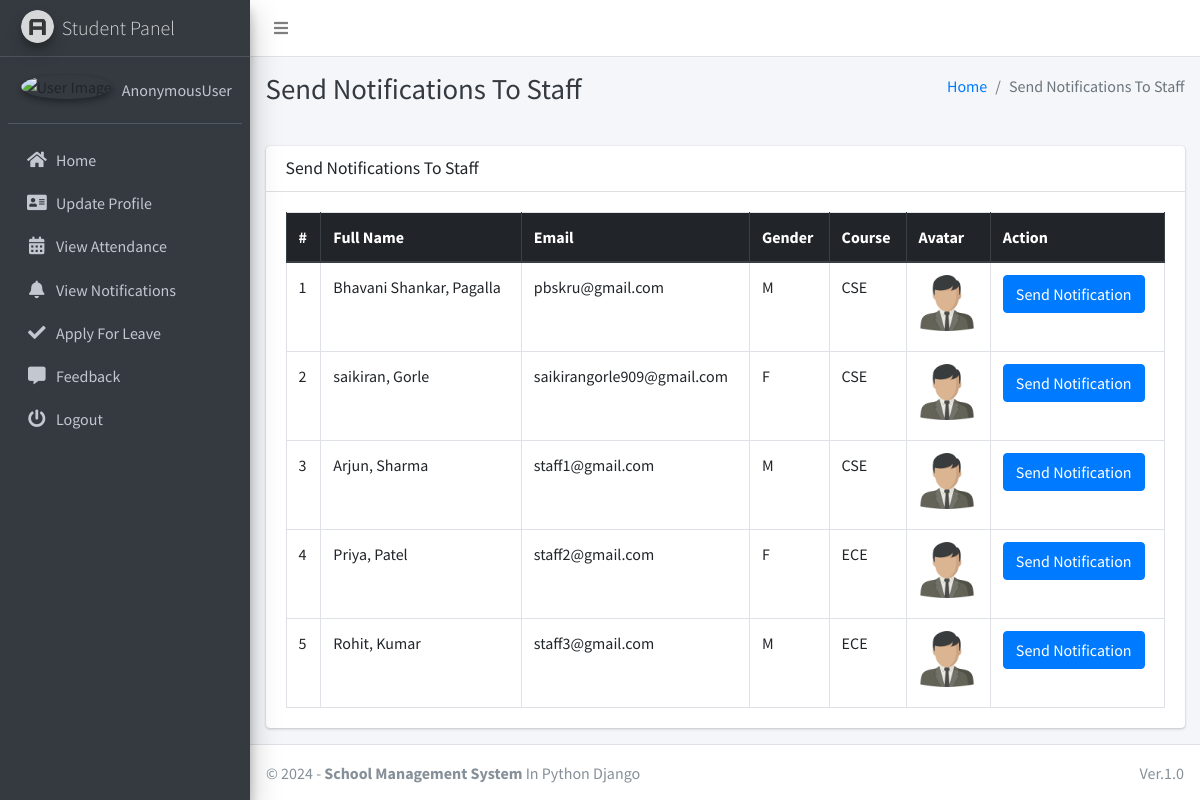
The page /admin_notify_staff on the database its author committed.
### main_app/models.py (models this page shows, shortened)
class CustomUser(AbstractUser):
    USER_TYPE = ((1, "HOD"), (2, "Staff"), (3, "Student"))
    GENDER = [("M", "Male"), ("F", "Female")]
    username = None  # Removed username, using email instead
    email = models.EmailField(unique=True)
    user_type = models.CharField(default=1, choices=USER_TYPE, max_length=1)
    gender = models.CharField(max_length=1, choices=GENDER)
    profile_pic = models.ImageField()
    address = models.TextField()
    fcm_token = models.TextField(default="")  # For firebase notifications
    created_at = models.DateTimeField(auto_now_add=True)
    updated_at = models.DateTimeField(auto_now=True)
    USERNAME_FIELD = "email"
    REQUIRED_FIELDS = []
    objects = CustomUserManager()

class Staff(models.Model):
    course = models.ForeignKey(Course, on_delete=models.DO_NOTHING, null=True, blank=False)
    admin = models.OneToOneField(CustomUser, on_delete=models.CASCADE)

class Course(models.Model):
    name = models.CharField(max_length=120)
    created_at = models.DateTimeField(auto_now_add=True)
    updated_at = models.DateTimeField(auto_now=True)

### main_app/hod_views.py (the view)
# urls.py: path("admin_notify_staff", hod_views.admin_notify_staff,
def admin_notify_staff(request):
    staff = CustomUser.objects.filter(user_type=2)
    context = {
        'page_title': "Send Notifications To Staff",
        'allStaff': staff
    }
    return render(request, "hod_template/staff_notification.html", context)

### main_app/templates/hod_template/staff_notification.html (shortened to what this page needs)
{% extends 'main_app/base.html' %}
{% load static %}
{% block page_title %}{{page_title}}{% endblock page_title %}
{% block content %}
<section class="content">
    <div class="container-fluid">
        <div class="row">
            <div class="col-md-12">
                <div class="card">
                    <div class="card-header">
                        <h3 class="card-title">{{page_title}}</h3>
                    </div>
                    <div class="card-body">
                        <table id="example2" class="table table-bordered table-hover">
                            <thead class="thead-dark">
                                <tr>
                                    <th>#</th>
                                    <th>Full Name</th>
                                    <th>Email</th>
                                    <th>Gender</th>
                                    <th>Course</th>
                                    <th>Avatar</th>
                                    <th>Action</th>
                                </tr>
                            </thead>
                            <tbody>
                                {% for staff in allStaff %}
                                <tr>
                                    <td>{{ forloop.counter }}</td>
                                    <td>{{staff.last_name}}, {{staff.first_name}}</td>
                                    <td>{{staff.email}}</td>
                                    <td>{{staff.gender}}</td>
                                    <td>{{staff.staff.course.name}}</td>
                                    <td>
                                        {% if staff.profile_pic == ""  %}
                                        No Image
                                        {% else %}
                                        <img class="img img-fluid mb-2" height="56" width="56"
                                            src="{{staff.profile_pic}}" alt="">
                                        {% endif %}
                                    </td>
                                    <td><button data-toggle = "modal" data-target = "#myModal"class="btn btn-primary show_notification" value="{{staff.id}}">Send Notification</button>
                                    </td>
                                </tr>
                                {% endfor %}
                            </tbody>
                        </table>
                    </div>
                </div>
            </div>
        </div>
    </div>
</section>
{% endblock content %}

### rows shown on the page
CustomUser: last_name "Bhavani Shankar", first_name "Pagalla", email "pbskru@gmail.com", gender "M", staff.course.name "CSE", profile_pic (picture)
CustomUser: last_name "saikiran", first_name "Gorle", email "saikirangorle909@gmail.com", gender "F", staff.course.name "CSE", profile_pic (picture)
CustomUser: last_name "Arjun", first_name "Sharma", email "staff1@gmail.com", gender "M", staff.course.name "CSE", profile_pic (picture)
CustomUser: last_name "Priya", first_name "Patel", email "staff2@gmail.com", gender "F", staff.course.name "ECE", profile_pic (picture)
CustomUser: last_name "Rohit", first_name "Kumar", email "staff3@gmail.com", gender "M", staff.course.name "ECE", profile_pic (picture)

### other values the page prints
{{ user }} "AnonymousUser"
{{ page_title }} "Send Notifications To Staff"
